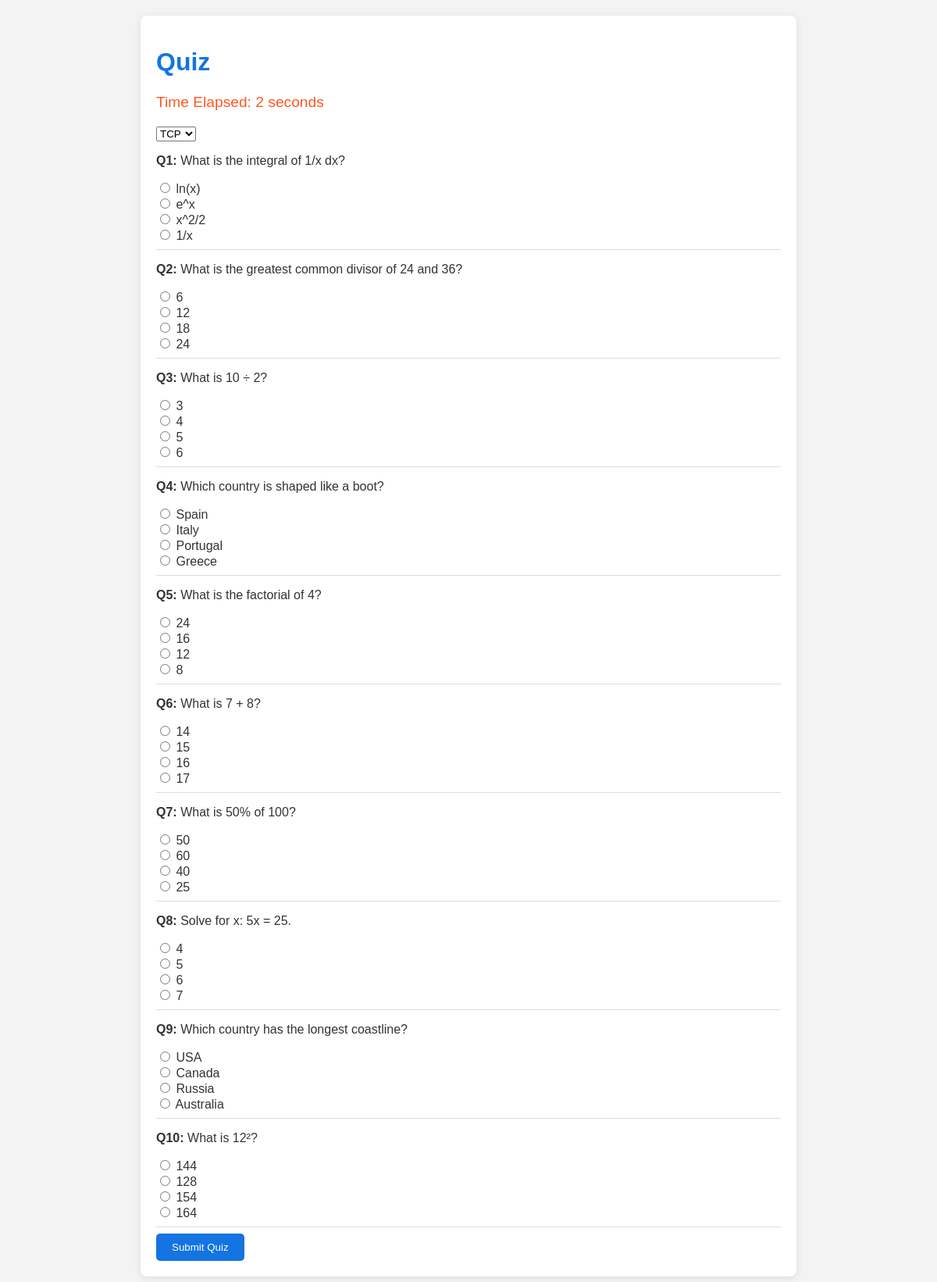
The page /quiz (signed in) on the database its author committed.
### tables this page shows
CREATE TABLE questions (
    id INTEGER PRIMARY KEY AUTOINCREMENT,
    question TEXT NOT NULL,
    option_a TEXT NOT NULL,
    option_b TEXT NOT NULL,
    option_c TEXT NOT NULL,
    option_d TEXT NOT NULL,
    correct_option TEXT NOT NULL -- Must be 'a', 'b', 'c', or 'd'
);

### app.py (the view, shortened to what this page needs)
@app.route('/quiz', methods=['GET', 'POST'])
def quiz():
    if 'username' not in session:
        return redirect(url_for('signin'))
    conn = sqlite3.connect('database.db')
    cursor = conn.cursor()
    cursor.execute("SELECT * FROM questions ORDER BY RANDOM() LIMIT 10")
    questions = cursor.fetchall()
    conn.close()
    return render_template('quiz.html', questions=questions)

### templates/quiz.html (shortened to what this page needs)
<!DOCTYPE html>
<html lang="en">
<head>
</head>
<body>
    <div class="container">
        <h1>Quiz</h1>
        <p class="timer">Time Elapsed: <span id="timer">0</span> seconds</p>
        <form method="POST" onsubmit="return submitQuiz();">
            <select name="protocol">
                <option value="TCP">TCP</option>
            </select><br>
            {% for question in questions %}
            <div>
                <p><strong>Q{{ loop.index }}:</strong> {{ question[1] }}</p>
                <input type="radio" name="{{ loop.index }}" value="a{{question[6]}}" required> {{ question[2] }}<br>
                <input type="radio" name="{{ loop.index }}" value="b{{question[6]}}"> {{ question[3] }}<br>
                <input type="radio" name="{{ loop.index }}" value="c{{question[6]}}"> {{ question[4] }}<br>
                <input type="radio" name="{{ loop.index }}" value="d{{question[6]}}"> {{ question[5] }}<br>
            </div>
            <hr>
            {% endfor %}
            <button type="submit">Submit Quiz</button>
        </form>
    </div>
</body>
</html>

### templates/quiz.html (style rules this page uses)
body { font-family: Arial, sans-serif; background-color: #f3f3f3; color: #333; margin: 0; padding: 20px; }
h1 { color: #1474e1; }
.container { max-width: 800px; margin: auto; background: #fff; padding: 20px; box-shadow: 0 2px 10px rgba(0, 0, 0, 0.1); border-radius: 8px; }
.timer { font-size: 1.2em; color: #ff5722; margin-bottom: 20px; }
button { background-color: #1474e1; color: #fff; border: none; padding: 10px 20px; cursor: pointer; border-radius: 5px; }
hr { border: none; border-bottom: 1px solid #ddd; }

### rows shown on the page
questions: question "What is the integral of 1/x dx?", option_a "ln(x)", option_b "e^x", option_c "x^2/2", option_d "1/x"
questions: question "What is the greatest common divisor of 24 and 36?", option_a "6", option_b "12", option_c "18", option_d "24"
questions: question "What is 10 ÷ 2?", option_a "3", option_b "4", option_c "5", option_d "6"
questions: question "Which country is shaped like a boot?", option_a "Spain", option_b "Italy", option_c "Portugal", option_d "Greece"
questions: question "What is the factorial of 4?", option_a "24", option_b "16", option_c "12", option_d "8"
questions: question "What is 7 + 8?", option_a "14", option_b "15", option_c "16", option_d "17"
questions: question "What is 50% of 100?", option_a "50", option_b "60", option_c "40", option_d "25"
questions: question "Solve for x: 5x = 25.", option_a "4", option_b "5", option_c "6", option_d "7"
questions: question "Which country has the longest coastline?", option_a "USA", option_b "Canada", option_c "Russia", option_d "Australia"
questions: question "What is 12²?", option_a "144", option_b "128", option_c "154", option_d "164"
